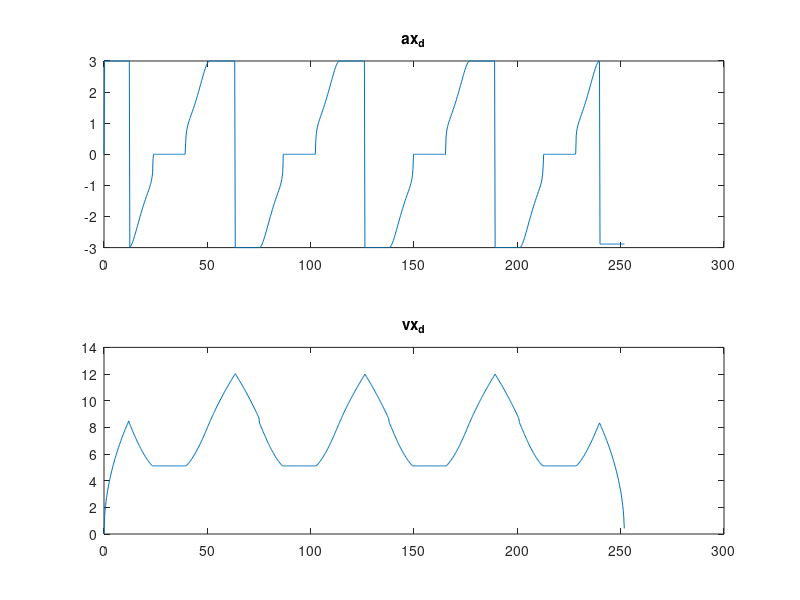

Reproduce this figure in MATLAB. (Note: this script raises an error after producing the figure.)
%% ME227 Nonlinear Simulation 
%  Vehicle Tracking a Path
clear;
clc;
close all;
% path for project
load('pole_project_data.mat');
load('processed_pole_2018-05-13_ab.mat'); %full auto lookahead with adjusted long gains
%('processed_pole_2018-05-13_ae.mat'); %full auto PID with adjusted
%gains
actual_error = e_m;
path_dist = s_m;
t_s_actual = t;

% path for testing
% s = 0:0.25:120; % straight path
% k = zeros(length(s),1);
% path = generate_path(s,k,[0;0;0]);
% path.s_m = s;
% path.k_1pm = k;
% 
% [vx_prof, ax_prof] = tracking_controller_test(path);

% Get our velocity profiles, 
%load('project_data.mat');
%[vx_prof, ax_prof] = tracking(path);

%add it to our path struct
%path.ux_des = vx_prof;
%path.ax_des = ax_prof;

figure(1); ax(2) = subplot(2,1,1); plot(path.s_m,path.ax_des); title('ax_d');
figure(1);ax(1) = subplot(2,1,2); plot(path.s_m,path.ux_des);  title('vx_d');
linkaxes(ax,'x');


%% Bunch of constants
C_alphaf = 275000; %N/rad
C_alphar = 265000; %N/rad
u_f = 0.97;
u_fs = 0.97;
u_r = 1.03;
u_rs = 1.03;
m = 1659; % kg 
Iz = 2447; % kg m2
L = 2.468; % m
percent_front = .577;
percent_rear = .423;

f_rr = 0.0157;
C_DA = 0.594;

%(1)
g = 9.8;
Fx_total = 0.3*m*g;
ux_diff = 1;
k_vel = Fx_total/ux_diff;

%k_accel = 0.01 * k_vel; % change this later

% Kla = 700;
% xla = 15;
% Ux_des = 15;

e0 = 0;
ux0 = 0;

g = 9.8;
a = percent_rear*L;
b = percent_front*L;

% integrate s and k with given initial conditions [psi0, E0, N0] to get path
Fz_front = m*g*percent_front;
Fz_rear = m*g*percent_rear;


%%  simulation time
dT = 0.005;
t_final = 40;
t_s = 0:dT:t_final;
N = length(t_s);

% allocate space for simulation data
ux_mps = zeros(N,1);
ux_dot = zeros(N,1);
uy_mps = zeros(N,1);
uy_dot = zeros(N,1);
r_radps = zeros(N,1);
steer = zeros(N,1);
s_m = zeros(N,1);
e_m = zeros(N,1);
delta_psi_rad = zeros(N,1);
Fx_total = zeros(N,1);
delta_steer = zeros(N,1);
ux_dot_mps = zeros(N,1);

% set initial conditions
ux_mps(1) = ux0;
uy_mps(1) = 0;
r_radps(1)  = 0;
s_m(1) = 0;
e_m(1) = e0;
delta_psi_rad(1) = 0;
ux_dot_mps(1) = 0;


%Nonlinear model
% simulation loop
for idx = 1:N
    % look up K
    k = interp1(path.s_m, path.k_1pm, s_m(idx));
    
    % current states
    ux = ux_mps(idx);
       if(ux < .01) % magic minimum speed
           ux = .01;
       end

    uy = uy_mps(idx);
    r = r_radps(idx);
    e = e_m(idx);
    s = s_m(idx);
    delta_psi = delta_psi_rad(idx);
    
%% CALL TO ME227 CONTROLLER
    [delta_steer, Fx_total] = pole_me227_controller(s, e, delta_psi, ux, uy, r, 1, path);
    alpha_f = rad2deg(atan(((uy + a*r)/ux)) - delta_steer);
    alpha_r = rad2deg(atan((uy - b*r)/ux));
    
    % Longitudinal Forces
    F_xf = Fx_total * 0.6;
    F_xr = Fx_total * 0.4;
    
    %Uncoupled tire forces
    %alpha_sl_front = abs(atand(3*u_f*Fz_front/C_alphaf));
    %alpha_sl_rear = abs(atand(3*u_r*Fz_rear/C_alphar));
    %F_yf = proj_calculateFy(alpha_sl_front, C_alphaf, alpha_f, u_f, u_fs, Fz_front);
    %F_yr = proj_calculateFy(alpha_sl_rear, C_alphar, alpha_r, u_r, u_rs, Fz_rear);
    
    %Coupled tire forces
    gamma_f = sqrt((u_f*Fz_front)^2 - F_xf)/(u_f*Fz_front);
    gamma_r = sqrt((u_r*Fz_rear)^2 - F_xr)/(u_r*Fz_rear);
    alpha_sl_front = atand(3*gamma_f*u_f*Fz_front/C_alphaf);
    alpha_sl_rear = atand(3*gamma_r*u_r*Fz_rear/C_alphar);
    F_yf = calculateFy_coupled(alpha_sl_front, C_alphaf, alpha_f, u_f, u_fs, Fz_front, F_xf);
    F_yr = calculateFy_coupled(alpha_sl_rear, C_alphar, alpha_r, u_r, u_rs, Fz_rear, F_xr); 
        
    % drag force
    air_density = 1.225;
    F_d = 0.5 * air_density * ux^2 * C_DA;
    accel_drag = F_d/m;
    
    % rolling resistance 
    F_rr = f_rr * m * g;
    a_rr = F_rr/m;
    
    % control input
    Fg = 0; %not given grade
    
    
    
    % equations of motion
    ux_dot(idx) = ((F_xr + F_xf*cos(delta_steer) - F_yf*sin(delta_steer))/m) + ...
        r*uy - accel_drag - a_rr;
    uy_dot(idx) = ((F_yf*cos(delta_steer) + F_yr +F_xf*sin(delta_steer))/m) - r*ux;
    r_dot = (a*F_yf*cos(delta_steer) + a*F_xf*sin(delta_steer) -  b*F_yr)/Iz;
    
    s_dot = (1/(1-e*k))*(ux*cos(delta_psi) - uy*sin(delta_psi));
    e_dot = uy*cos(delta_psi) + ux*sin(delta_psi);
    delta_psi_dot = r - k*s_dot;

    % only update next state if we are not at end of simulation
    if idx < N
        % euler integration
        ux_mps(idx+1) = ux_mps(idx) + ux_dot(idx)*dT;
        uy_mps(idx+1) = uy_mps(idx) + uy_dot(idx)*dT;
        r_radps(idx+1) = r_radps(idx) + r_dot*dT;
        s_m(idx+1) = s_m(idx) + s_dot*dT;
        e_m(idx+1) = e_m(idx) + e_dot*dT;
        delta_psi_rad(idx+1) = delta_psi_rad(idx) + delta_psi_dot*dT;
    end
end
figure
plot(t_s, e_m)
hold on
plot(t_s_actual, actual_error);
title('Lateral Error vs. Time');
legend('Predicted Error', 'Actual Error');
xlabel('Time (s)');
ylabel('Lateral Error (m)');

figure
plot(s_m, e_m)
hold on
plot(path_dist, actual_error);
title('Lateral Error vs. Path Distance');
legend('Predicted Error', 'Actual Error');
xlabel('Path Distance (m)');
ylabel('Lateral Error (m)');
